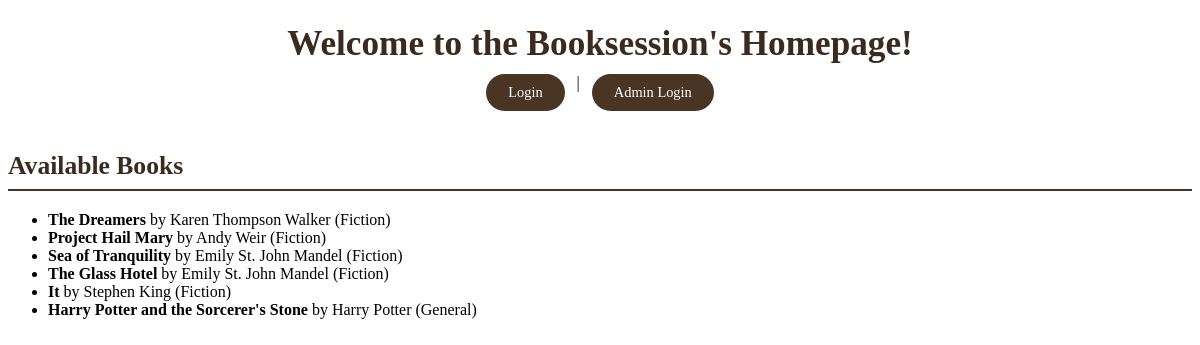
The app's page /index/ with its own data.
### catalog/models.py (models this page shows, shortened)
class Book(models.Model):
    book_id = models.AutoField(primary_key=True)
    title = models.CharField(max_length=255)
    author = models.CharField(max_length=255)
    genre = models.CharField(max_length=100, blank=True, null=True)
    publisher = models.CharField(max_length=255, blank=True, null=True)
    year = models.IntegerField(blank=True, null=True)
    isbn = models.CharField(max_length=20, blank=True, null=True)
    story = models.TextField(blank=True, null=True)
    cover_image_url = models.URLField(blank=True, null=True)
    added_by = models.ForeignKey(User, on_delete=models.SET_NULL, null=True)
    created_at = models.DateTimeField(auto_now_add=True)

### catalog/views.py (the view)
# urls.py: path('index/', views.index, name='index'),
def index(request):
    books = Book.objects.all()
    return render(request, 'catalog/index.html', {'books': books})

### catalog/templates/catalog/index.html (shortened to what this page needs)
<!DOCTYPE html>
<html lang="en">
<head>
    {% load static %}
    <link rel="stylesheet" href="{% static 'catalog/style.css' %}">
</head>
<body>
    <h1>Welcome to the Booksession's Homepage!</h1>
  <nav>
    {% if user.is_authenticated %}
        <a href="{% url 'book_catalog' %}">Browse Catalog</a> |
        <a href="{% url 'collections' %}">My Collections</a> |
        <a href="{% url 'search_google_books' %}">🔍 Search & Add New Book</a> |
        <a href="{% url 'user_profile' %}">Profile</a> |
        <a href="{% url 'logout' %}">Logout</a>
    {% else %}
        <a href="{% url 'user_login' %}">Login</a> |
        <a href="{% url 'admin_login' %}">Admin Login</a>
    {% endif %}
  </nav>
    <h2>Available Books</h2>
    <ul>
        {% for book in books %}
            <li>
                <strong>{{ book.title }}</strong> by {{ book.author }} ({{ book.genre }})
            </li>
        {% empty %}
            <li>No books available yet.</li>
        {% endfor %}
    </ul>
</body>
</html>

### catalog/static/catalog/style.css (style rules this page uses)
h1 { font-size: 2.2rem; color: #3b2b1e; margin-bottom: 10px; text-align: center; }
nav { display: flex; justify-content: center; gap: 12px; margin-bottom: 40px; }
nav a { display: inline-block; padding: 10px 22px; background-color: #4a3525; color: white; text-decoration: none; border-radius: 20px; font-size: 0.9rem; transition: background-color 0.2s ease; }
h2 { font-size: 1.6rem; color: #3b2b1e; border-bottom: 2px solid #4a3525; padding-bottom: 8px; margin-bottom: 20px; }

### records on screen
Book: title "The Dreamers", author "Karen Thompson Walker", genre "Fiction"
Book: title "Project Hail Mary", author "Andy Weir", genre "Fiction"
Book: title "Sea of Tranquility", author "Emily St. John Mandel", genre "Fiction"
Book: title "The Glass Hotel", author "Emily St. John Mandel", genre "Fiction"
Book: title "It", author "Stephen King", genre "Fiction"
Book: title "Harry Potter and the Sorcerer's Stone", author "Harry Potter", genre "General"
